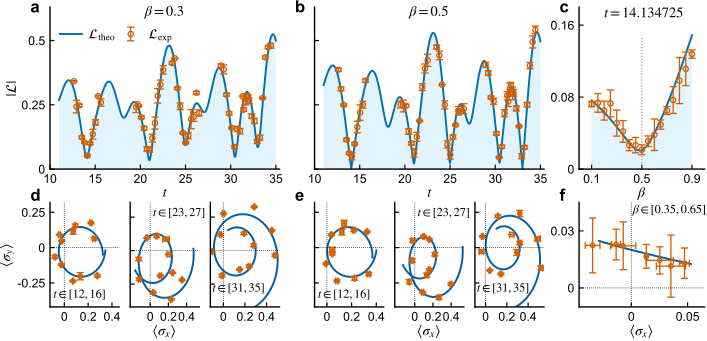

Generate this figure with Python:
import numpy as np
import matplotlib.pyplot as plt
import matplotlib as mpl
from pathlib import Path
from matplotlib.ticker import FormatStrFormatter

DATA_DIR = Path("data")
EXP_DIR = DATA_DIR / "exp"
THEORY_DIR = DATA_DIR / "theory"

exp_03 = np.load(EXP_DIR / "tscan_beta03_exp.npz")
exp_05 = np.load(EXP_DIR / "tscan_beta05_exp.npz")
exp_beta = np.load(EXP_DIR / "beta_scan_exp.npz")

theo_03 = np.load(THEORY_DIR / "tscan_beta03_theory.npz")
theo_05 = np.load(THEORY_DIR / "tscan_beta05_theory.npz")
theo_beta = np.load(THEORY_DIR / "beta_scan_theory.npz")

M, N = exp_05["x_mean"].shape

LINE_WIDTH_THEO = 1.40
LINE_WIDTH_tick = 1.0
MARKER_SIZE_A = 3.8
MARKER_SIZE_ZERO = 3.2
CAP_SIZE = 2.6

plt.rcParams["text.latex.preamble"] = r"\usepackage{amsmath, bm} \boldmath"
mpl.rcParams["mathtext.fontset"] = "custom"
mpl.rcParams["mathtext.rm"] = "Arial"
mpl.rcParams["mathtext.it"] = "Computer Modern:italic"
mpl.rcParams["mathtext.bf"] = "Computer Modern:bold"

plt.rcParams["axes.labelweight"] = "bold"
plt.rcParams["axes.titleweight"] = "bold"

FONT_NAME = "Arial"
FONT_SIZE_AXES_LABEL = 10.4
FONT_SIZE_TICK_LABEL = 8.8
FONT_SIZE_TITLE = 10.4
FONT_SIZE_LEGEND = 9.8
LETTER_FONT_SIZE = 12.0
LINE_WIDTH_ERR = 0.95
LINE_WIDTH_EXP_POINT = 0.95

plt.rcParams.update({
    "font.family": "sans-serif",
    "font.sans-serif": "Arial",
    "mathtext.fontset": "stix",
    "axes.linewidth": LINE_WIDTH_tick,
    "xtick.direction": "in",
    "ytick.direction": "in",
    "xtick.major.size": 3.2,
    "ytick.major.size": 3.2,
    "xtick.major.width": 0.85,
    "ytick.major.width": 0.85,
})

def hex2rgb(h):
    h = h.lstrip("#")
    return np.array([int(h[i:i+2], 16) for i in (0, 2, 4)]) / 255.0

COLOR_THEO_BLUE = hex2rgb("#0072B2")
COLOR_EXP_ORANGE = hex2rgb("#D55E00")
COLOR_SHADE_CYAN = hex2rgb("#DFF3FF")
COLOR_LOOP_BLUE = hex2rgb("#005EA8")

col_t = {
    "A_th": COLOR_THEO_BLUE,
    "A_exp": COLOR_EXP_ORANGE,
    "A_shade": COLOR_SHADE_CYAN,
    "ErrBar_A": COLOR_EXP_ORANGE,
    "X_exp": COLOR_EXP_ORANGE,
    "XY_th": COLOR_LOOP_BLUE,
}

rows_zeros = exp_05["rows_zeros"]

abs_mean_exp_05 = exp_05["abs_mean"]
var_abs_05 = exp_05["abs_var"]
abs_m_05 = abs_mean_exp_05.T.reshape(-1)
lAbs_05 = np.sqrt(var_abs_05.T.reshape(-1))
uAbs_05 = lAbs_05.copy()
x_exp_05 = exp_05["t_flat"]
x_th_05 = theo_05["t_flat"]
X_t_05 = theo_05["curve_x_full"].T.reshape(-1)
Y_t_05 = theo_05["curve_y_full"].T.reshape(-1)
Abs_th_05 = np.sqrt(np.real(X_t_05)**2 + np.real(Y_t_05)**2)
X_mean_s_05 = exp_05["x_mean"]
Y_mean_s_05 = exp_05["y_mean"]
std_X_05 = np.sqrt(exp_05["x_var"])
std_Y_05 = np.sqrt(exp_05["y_var"])
X_theo_full_xy_05 = theo_05["xy_x_full"]
Y_theo_full_xy_05 = theo_05["xy_y_full"]

abs_mean_exp_03 = exp_03["abs_mean"]
var_abs_03 = exp_03["abs_var"]
abs_m_03 = abs_mean_exp_03.T.reshape(-1)
lAbs_03 = np.sqrt(var_abs_03.T.reshape(-1))
uAbs_03 = lAbs_03.copy()
x_exp_03 = exp_03["t_flat"]
x_th_03 = theo_03["t_flat"]
X_t_03 = theo_03["curve_x_full"].T.reshape(-1)
Y_t_03 = theo_03["curve_y_full"].T.reshape(-1)
Abs_th_03 = np.sqrt(np.real(X_t_03)**2 + np.real(Y_t_03)**2)
X_mean_s_03 = exp_03["x_mean"]
Y_mean_s_03 = exp_03["y_mean"]
std_X_03 = np.sqrt(exp_03["x_var"])
std_Y_03 = np.sqrt(exp_03["y_var"])
X_theo_full_xy_03 = theo_03["xy_x_full"]
Y_theo_full_xy_03 = theo_03["xy_y_full"]

X_data_03_exp = X_mean_s_03[rows_zeros, :]
X_data_03_th = np.real(X_theo_full_xy_03[rows_zeros, 200:600+1])
Y_data_03_exp = Y_mean_s_03[rows_zeros, :]
Y_data_03_th = np.real(Y_theo_full_xy_03[rows_zeros, 200:600+1])

X_data_05_exp = X_mean_s_05[rows_zeros, :]
X_data_05_th = np.real(X_theo_full_xy_05[rows_zeros, 200:600+1])
Y_data_05_exp = Y_mean_s_05[rows_zeros, :]
Y_data_05_th = np.real(Y_theo_full_xy_05[rows_zeros, 200:600+1])

std_X_03_sub = std_X_03[rows_zeros, :]
std_Y_03_sub = std_Y_03[rows_zeros, :]
std_X_05_sub = std_X_05[rows_zeros, :]
std_Y_05_sub = std_Y_05[rows_zeros, :]

X_theo_beta = theo_beta["curve_x"]
Y_theo_beta = theo_beta["curve_y"]
abs_theo_beta = np.sqrt(X_theo_beta**2 + Y_theo_beta**2)

BETA_VALUES = exp_beta["beta"]
X_mean_exp_beta = exp_beta["x_mean"]
Y_mean_exp_beta = exp_beta["y_mean"]
abs_mean_exp_beta = exp_beta["abs_mean"]
err_X_beta = np.sqrt(exp_beta["x_var"])
err_Y_beta = np.sqrt(exp_beta["y_var"])
err_abs_beta = np.sqrt(exp_beta["abs_var"])

fig = plt.figure(figsize=(7, 3.4))
fig.patch.set_facecolor("white")

gs = fig.add_gridspec(
    2, 3,
    width_ratios=[1.5, 1.5, 0.82],
    height_ratios=[1.58, 1.02],
    left=0.060, right=0.995,
    bottom=0.108, top=0.988,
    wspace=0.18, hspace=0.25
)

ax_A = fig.add_subplot(gs[0, 0])
ax_B = fig.add_subplot(gs[0, 1], sharey=ax_A)
ax_C = fig.add_subplot(gs[0, 2])

gs_D = gs[1, 0].subgridspec(1, 3, wspace=0.16)
gs_E = gs[1, 1].subgridspec(1, 3, wspace=0.16)

ax_D_zeros = [fig.add_subplot(gs_D[0, k]) for k in range(3)]
ax_E_zeros = [fig.add_subplot(gs_E[0, k], sharey=ax_D_zeros[0]) for k in range(3)]
ax_F = fig.add_subplot(gs[1, 2])

def add_panel_label(fig, ax, label, dx=0.028, dy=0.020):
    pos = ax.get_position()
    fig.text(
        pos.x0 - dx, pos.y1 + dy, label,
        fontsize=LETTER_FONT_SIZE,
        fontweight="bold",
        ha="left",
        va="top"
    )

for ax in [ax_A, ax_B, ax_C, ax_F] + ax_D_zeros + ax_E_zeros:
    ax.set_facecolor("white")
    ax.tick_params(labelsize=FONT_SIZE_TICK_LABEL)
    ax.spines["top"].set_visible(False)
    ax.spines["right"].set_visible(False)
    ax.tick_params(top=False, right=False)

# 不再强制 d/e/f 为正方形
for ax in ax_D_zeros + ax_E_zeros + [ax_F]:
    ax.set_aspect("auto")

# ---------- panel a ----------
ax_A.fill_between(
    x_th_03, Abs_th_03, 0.0,
    facecolor=col_t["A_shade"], alpha=0.9, linewidth=0
)
h_th_A, = ax_A.plot(
    x_th_03, Abs_th_03,
    color=col_t["A_th"], linewidth=LINE_WIDTH_THEO
)
h_exp_A = ax_A.errorbar(
    x_exp_03, abs_m_03, yerr=[lAbs_03, uAbs_03],
    fmt="o",
    ecolor=col_t["ErrBar_A"],
    elinewidth=LINE_WIDTH_ERR,
    capsize=CAP_SIZE,
    capthick=LINE_WIDTH_ERR,
    markerfacecolor="none",
    markeredgecolor=col_t["A_exp"],
    markeredgewidth=LINE_WIDTH_EXP_POINT,
    markersize=MARKER_SIZE_A,
)

xmin_A = min(x_th_03.min(), x_th_05.min()) - 0.4
xmax_A = max(x_th_03.max(), x_th_05.max()) + 0.4

ax_A.set_xlim(xmin_A, xmax_A)
ax_A.set_ylim(0, 0.63)
ax_A.set_xticks([10, 15, 20, 25, 30, 35])
ax_A.set_yticks([0, 0.25, 0.5])
ax_A.set_ylabel(r"$|\mathcal{L}|$", fontsize=FONT_SIZE_AXES_LABEL, labelpad=1.8)
ax_A.set_xlabel(r"$t$", fontsize=FONT_SIZE_AXES_LABEL, labelpad=1.5)
ax_A.xaxis.set_major_formatter(FormatStrFormatter("%g"))
ax_A.yaxis.set_major_formatter(FormatStrFormatter("%g"))
ax_A.text(
    0.50, 0.92, r"$\beta=0.3$",
    transform=ax_A.transAxes,
    fontsize=FONT_SIZE_TITLE,
    fontweight="bold",
    ha="center",
    va="bottom"
)
ax_A.legend(
    [h_th_A, h_exp_A],
    [r"$\mathcal{L}_{\mathrm{theo}}$", r"$\mathcal{L}_{\mathrm{exp}}$"],
    loc="upper left",
    bbox_to_anchor=(0.02, 0.9),
    frameon=False,
    ncol=2,
    fontsize=FONT_SIZE_LEGEND,
    columnspacing=0.25,
    handlelength=1.6,
    handletextpad=0.5,
    borderaxespad=0.0
)

# ---------- panel b ----------
ax_B.fill_between(
    x_th_05, Abs_th_05, 0.0,
    facecolor=col_t["A_shade"], alpha=0.9, linewidth=0
)
ax_B.plot(
    x_th_05, Abs_th_05,
    color=col_t["A_th"], linewidth=LINE_WIDTH_THEO
)
ax_B.errorbar(
    x_exp_05, abs_m_05, yerr=[lAbs_05, uAbs_05],
    fmt="o",
    ecolor=col_t["ErrBar_A"],
    elinewidth=LINE_WIDTH_ERR,
    capsize=CAP_SIZE,
    capthick=LINE_WIDTH_ERR,
    markerfacecolor="none",
    markeredgecolor=col_t["A_exp"],
    markeredgewidth=LINE_WIDTH_EXP_POINT,
    markersize=MARKER_SIZE_A,
)
ax_B.set_xlim(xmin_A, xmax_A)
ax_B.set_ylim(0, 0.63)
ax_B.set_xticks([10, 15, 20, 25, 30, 35])
ax_B.set_yticks([0, 0.25, 0.5])
ax_B.tick_params(axis="y", labelleft=False)
ax_B.set_xlabel(r"$t$", fontsize=FONT_SIZE_AXES_LABEL, labelpad=1.5)
ax_B.xaxis.set_major_formatter(FormatStrFormatter("%g"))
ax_B.yaxis.set_major_formatter(FormatStrFormatter("%g"))
ax_B.text(
    0.50, 0.92, r"$\beta=0.5$",
    transform=ax_B.transAxes,
    fontsize=FONT_SIZE_TITLE,
    fontweight="bold",
    ha="center",
    va="bottom"
)

# ---------- panel c ----------
idx_beta = slice(1, 18)
ax_C.fill_between(
    BETA_VALUES[idx_beta],
    abs_theo_beta[idx_beta],
    0.0,
    facecolor=col_t["A_shade"],
    alpha=0.9,
    linewidth=0,
)
ax_C.plot(
    BETA_VALUES[idx_beta],
    abs_theo_beta[idx_beta],
    "-",
    color=col_t["A_th"],
    linewidth=LINE_WIDTH_THEO,
)
ax_C.errorbar(
    BETA_VALUES[idx_beta],
    abs_mean_exp_beta[idx_beta],
    yerr=err_abs_beta[idx_beta],
    fmt="o",
    ecolor=col_t["ErrBar_A"],
    elinewidth=LINE_WIDTH_ERR,
    capsize=CAP_SIZE,
    capthick=LINE_WIDTH_ERR,
    markerfacecolor="none",
    markeredgecolor=col_t["X_exp"],
    markeredgewidth=LINE_WIDTH_EXP_POINT,
    markersize=MARKER_SIZE_A,
)
ax_C.axvline(
    0.5,
    ymin=0,
    ymax=0.82,
    color=(0.5, 0.5, 0.5),
    linestyle=":",
    linewidth=0.8,
)
ax_C.set_xlim(0, 1)
ax_C.set_ylim(0, 0.18)
ax_C.set_xticks([0.1, 0.5, 0.9])
ax_C.set_yticks([0, 0.08, 0.16])
ax_C.set_xlabel(r"$\beta$", fontsize=FONT_SIZE_AXES_LABEL, labelpad=1.5)
ax_C.xaxis.set_major_formatter(FormatStrFormatter("%g"))
ax_C.yaxis.set_major_formatter(FormatStrFormatter("%g"))
ax_C.text(
    0.52, 0.92, r"$t=14.134725$",
    transform=ax_C.transAxes,
    fontsize=FONT_SIZE_TITLE,
    fontweight="bold",
    ha="center",
    va="bottom"
)

# ---------- panels d / e ----------
t_labels_pos = np.array([0.43, 0.71, 0.41])
t_labels_text = [
    r"$t \in [12,16]$",
    r"$t \in [23,27]$",
    r"$t \in [31,35]$"
]
F_label_y = np.array([0.05, 0.83, 0.11])

xlims_d = [
    (-0.12, 0.46),
    (-0.22, 0.54),
    (-0.12, 0.52),
]
xlims_e = [
    (-0.10, 0.46),
    (-0.22, 0.54),
    (-0.10, 0.55),
]

for k, axd in enumerate(ax_D_zeros):
    axd.plot(
        X_data_03_th[k, :], Y_data_03_th[k, :],
        "-", linewidth=LINE_WIDTH_THEO, color=col_t["XY_th"]
    )
    axd.errorbar(
        X_data_03_exp[k, :], Y_data_03_exp[k, :],
        yerr=std_Y_03_sub[k, :], xerr=std_X_03_sub[k, :],
        fmt="o",
        ecolor=col_t["ErrBar_A"],
        elinewidth=LINE_WIDTH_ERR,
        capsize=CAP_SIZE,
        capthick=LINE_WIDTH_ERR,
        markerfacecolor="none",
        markeredgecolor=col_t["X_exp"],
        markeredgewidth=LINE_WIDTH_ERR,
        markersize=MARKER_SIZE_ZERO,
    )
    axd.axvline(0, linestyle=":", color="k", linewidth=0.55)
    axd.axhline(0, linestyle=":", color="k", linewidth=0.55)
    axd.set_xlim(*xlims_d[k])
    axd.set_ylim(-0.42, 0.36)
    axd.set_xticks([0.0, 0.2, 0.4])
    axd.set_yticks([-0.25, 0, 0.25])
    axd.xaxis.set_major_formatter(FormatStrFormatter("%g"))
    axd.yaxis.set_major_formatter(FormatStrFormatter("%g"))
    if k == 0:
        axd.set_ylabel(r"$\langle\sigma_y\rangle$", fontsize=FONT_SIZE_AXES_LABEL, labelpad=1.3)
    else:
        axd.tick_params(axis="y", labelleft=False)
    if k == 1:
        axd.set_xlabel(r"$\langle\sigma_x\rangle$", fontsize=FONT_SIZE_AXES_LABEL, labelpad=1.4)
    axd.text(
        t_labels_pos[k], F_label_y[k], t_labels_text[k],
        transform=axd.transAxes,
        fontsize=FONT_SIZE_TICK_LABEL,
        ha="center",
        va="bottom",
        color="black"
    )

for k, axe in enumerate(ax_E_zeros):
    axe.plot(
        X_data_05_th[k, :], Y_data_05_th[k, :],
        "-", linewidth=LINE_WIDTH_THEO, color=col_t["XY_th"]
    )
    axe.errorbar(
        X_data_05_exp[k, :], Y_data_05_exp[k, :],
        yerr=std_Y_05_sub[k, :], xerr=std_X_05_sub[k, :],
        fmt="o",
        ecolor=col_t["ErrBar_A"],
        elinewidth=LINE_WIDTH_ERR,
        capsize=CAP_SIZE,
        capthick=LINE_WIDTH_ERR,
        markerfacecolor="none",
        markeredgecolor=col_t["X_exp"],
        markeredgewidth=LINE_WIDTH_ERR,
        markersize=MARKER_SIZE_ZERO,
    )
    axe.axvline(0, linestyle=":", color="k", linewidth=0.55)
    axe.axhline(0, linestyle=":", color="k", linewidth=0.55)
    axe.set_xlim(*xlims_e[k])
    axe.set_ylim(-0.42, 0.32)
    axe.set_xticks([0.0, 0.2, 0.4])
    axe.set_yticks([-0.25, 0, 0.25])
    axe.tick_params(axis="y", labelleft=False)
    axe.xaxis.set_major_formatter(FormatStrFormatter("%g"))
    axe.yaxis.set_major_formatter(FormatStrFormatter("%g"))
    if k == 1:
        axe.set_xlabel(r"$\langle\sigma_x\rangle$", fontsize=FONT_SIZE_AXES_LABEL, labelpad=1.4)
    axe.text(
        t_labels_pos[k], F_label_y[k], t_labels_text[k],
        transform=axe.transAxes,
        fontsize=FONT_SIZE_TICK_LABEL,
        ha="center",
        va="bottom",
        color="black"
    )

# ---------- panel f ----------
idx_beta = slice(6, 13)
ax_F.plot(
    X_theo_beta[idx_beta], Y_theo_beta[idx_beta],
    "-", linewidth=LINE_WIDTH_THEO, color=col_t["XY_th"]
)
ax_F.errorbar(
    X_mean_exp_beta[idx_beta], Y_mean_exp_beta[idx_beta],
    xerr=err_X_beta[idx_beta], yerr=err_Y_beta[idx_beta],
    fmt="o",
    ecolor=col_t["ErrBar_A"],
    elinewidth=LINE_WIDTH_ERR,
    capsize=CAP_SIZE,
    capthick=LINE_WIDTH_ERR,
    markerfacecolor="none",
    markeredgecolor=col_t["X_exp"],
    markeredgewidth=LINE_WIDTH_ERR,
    markersize=MARKER_SIZE_ZERO,
)
ax_F.axvline(0, linestyle=":", color="k", linewidth=0.55)
ax_F.axhline(0, linestyle=":", color="k", linewidth=0.55)

x_min = min(X_theo_beta[idx_beta].min(), X_mean_exp_beta[idx_beta].min())
x_max = max(X_theo_beta[idx_beta].max(), X_mean_exp_beta[idx_beta].max())

ax_F.set_xlim(x_min - 0.012, x_max + 0.012)
ax_F.set_ylim(-0.01, 0.045)
ax_F.set_xticks([0, 0.05])
ax_F.set_yticks([0, 0.03])
ax_F.set_xlabel(r"$\langle\sigma_x\rangle$", fontsize=FONT_SIZE_AXES_LABEL, labelpad=1.4)
ax_F.xaxis.set_major_formatter(FormatStrFormatter("%g"))
ax_F.yaxis.set_major_formatter(FormatStrFormatter("%g"))
ax_F.text(
    0.72, 0.86, r"$\beta \in [0.35,0.65]$",
    transform=ax_F.transAxes,
    fontsize=FONT_SIZE_TICK_LABEL,
    ha="center",
    va="bottom",
    color="black"
)

# ---------- aligned panel letters ----------
add_panel_label(fig, ax_A, "a")
add_panel_label(fig, ax_B, "b")
add_panel_label(fig, ax_C, "c")
add_panel_label(fig, ax_D_zeros[0], "d",dy=0.04)
add_panel_label(fig, ax_E_zeros[0], "e",dy=0.04)
add_panel_label(fig, ax_F, "f",dy=0.04)

plt.savefig("Fig3.pdf", bbox_inches="tight", pad_inches=0.003)
